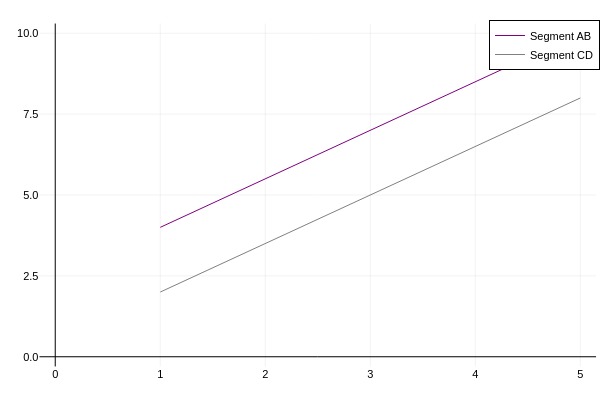

Notebook source saved alongside this figure:
### Markdown cell above
#### m = m (LATEX)

### Code cell
A = (x1, y1) = (1.0, 4.0)
B = (x2, y2) = (5.0, 10.0)

plot([x1, x2], [y1, y2], 
      label="Segment AB", 
      color=:purple,)

C = (a1, b1) = (x1, 2.0)
D = (a2, b2) = (x2, 8.0)

plot!([a1, a2], [b1, b2], 
      label="Segment CD", 
      color=:gray,
      framestyle=:zerolines)

### Figure 1 — Plotly figure (JSON) as saved in the notebook; plotly's stock layout.template omitted (floating-point values rounded to 4 significant figures)
{"data": [{"colorbar": {"len": 0.9525, "title": "", "x": 0.9934, "y": 0.5139}, "legendgroup": "Segment AB", "line": {"color": "rgba(128, 0, 128, 1.000)", "dash": "solid", "shape": "linear", "width": 1}, "mode": "lines", "name": "Segment AB", "showlegend": true, "type": "scatter", "x": [1, 5], "xaxis": "x", "y": [4, 10], "yaxis": "y"}, {"colorbar": {"len": 0.9525, "title": "", "x": 0.9934, "y": 0.5139}, "legendgroup": "Segment CD", "line": {"color": "rgba(128, 128, 128, 1.000)", "dash": "solid", "shape": "linear", "width": 1}, "mode": "lines", "name": "Segment CD", "showlegend": true, "type": "scatter", "x": [1, 5], "xaxis": "x", "y": [2, 8], "yaxis": "y"}], "layout": {"annotations": [], "height": 400, "legend": {"bgcolor": "rgba(255, 255, 255, 1.000)", "bordercolor": "rgba(0, 0, 0, 1.000)", "borderwidth": 1, "font": {"color": "rgba(0, 0, 0, 1.000)", "family": "sans-serif", "size": 11}, "title": {"font": {"color": "rgba(0, 0, 0, 1.000)", "family": "sans-serif", "size": 15}, "text": ""}, "tracegroupgap": 0, "traceorder": "normal", "x": 1, "xanchor": "auto", "y": 1, "yanchor": "auto"}, "margin": {"b": 20, "l": 0, "r": 0, "t": 20}, "paper_bgcolor": "rgba(255, 255, 255, 1.000)", "plot_bgcolor": "rgba(255, 255, 255, 1.000)", "showlegend": true, "width": 600, "xaxis": {"anchor": "y", "domain": [0.06582, 0.9934], "gridcolor": "rgba(0, 0, 0, 0.100)", "gridwidth": 0.5, "linecolor": "rgba(0, 0, 0, 1.000)", "mirror": false, "range": [-0.15, 5.15], "showgrid": true, "showline": false, "showticklabels": true, "tickangle": 0, "tickcolor": "rgba(0, 0, 0, 0.000)", "tickfont": {"color": "rgba(0, 0, 0, 1.000)", "family": "sans-serif", "size": 11}, "tickmode": "array", "ticks": "inside", "ticktext": ["0", "1", "2", "3", "4", "5"], "tickvals": [0, 1, 2, 3, 4, 5], "title": "", "titlefont": {"color": "rgba(0, 0, 0, 1.000)", "family": "sans-serif", "size": 15}, "type": "-", "visible": true, "zeroline": true, "zerolinecolor": "rgba(0, 0, 0, 1.000)"}, "yaxis": {"anchor": "x", "domain": [0.03762, 0.9902], "gridcolor": "rgba(0, 0, 0, 0.100)", "gridwidth": 0.5, "linecolor": "rgba(0, 0, 0, 1.000)", "mirror": false, "range": [-0.3, 10.3], "showgrid": true, "showline": false, "showticklabels": true, "tickangle": 0, "tickcolor": "rgba(0, 0, 0, 0.000)", "tickfont": {"color": "rgba(0, 0, 0, 1.000)", "family": "sans-serif", "size": 11}, "tickmode": "array", "ticks": "inside", "ticktext": ["0.0", "2.5", "5.0", "7.5", "10.0"], "tickvals": [0, 2.5, 5, 7.5, 10], "title": "", "titlefont": {"color": "rgba(0, 0, 0, 1.000)", "family": "sans-serif", "size": 15}, "type": "-", "visible": true, "zeroline": true, "zerolinecolor": "rgba(0, 0, 0, 1.000)"}}}
